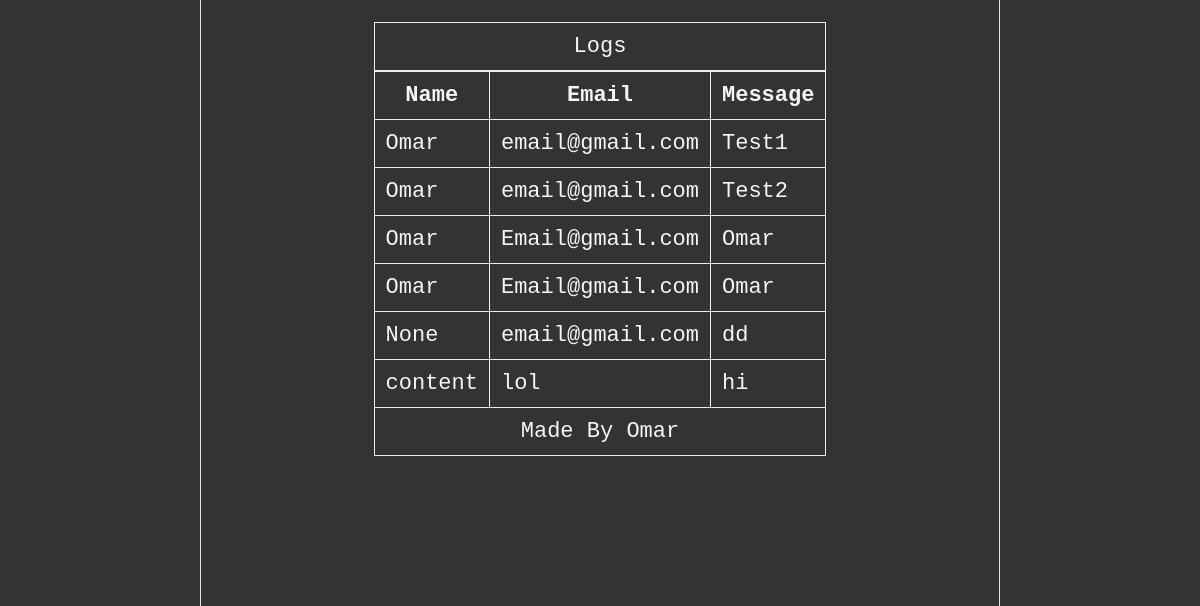
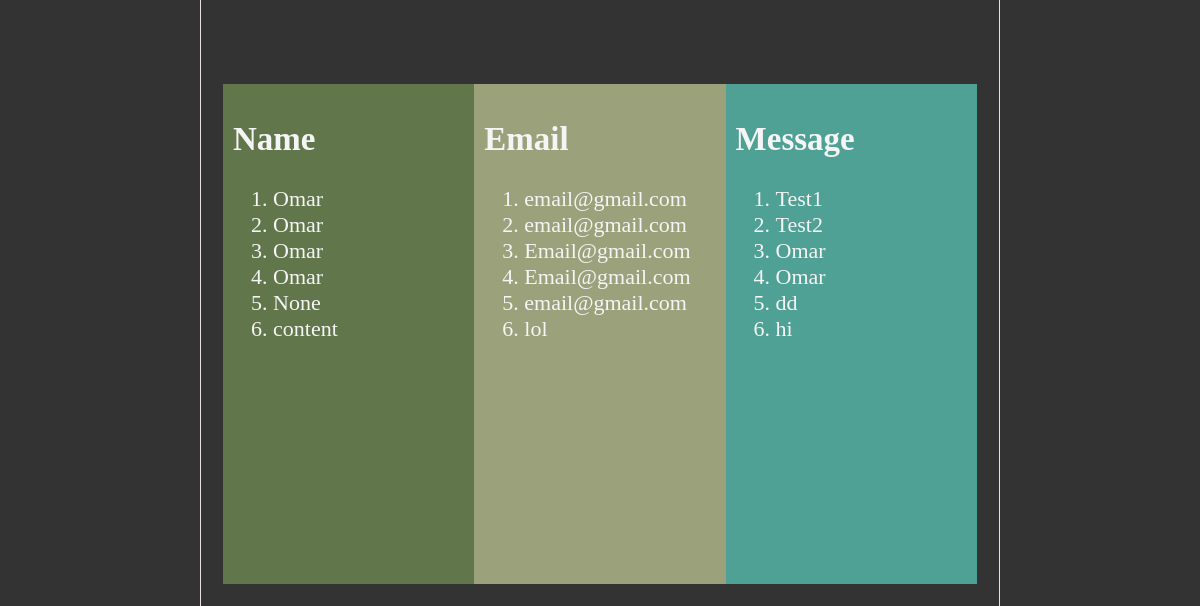
Before: / with the older database file (2 pictures, top to bottom).
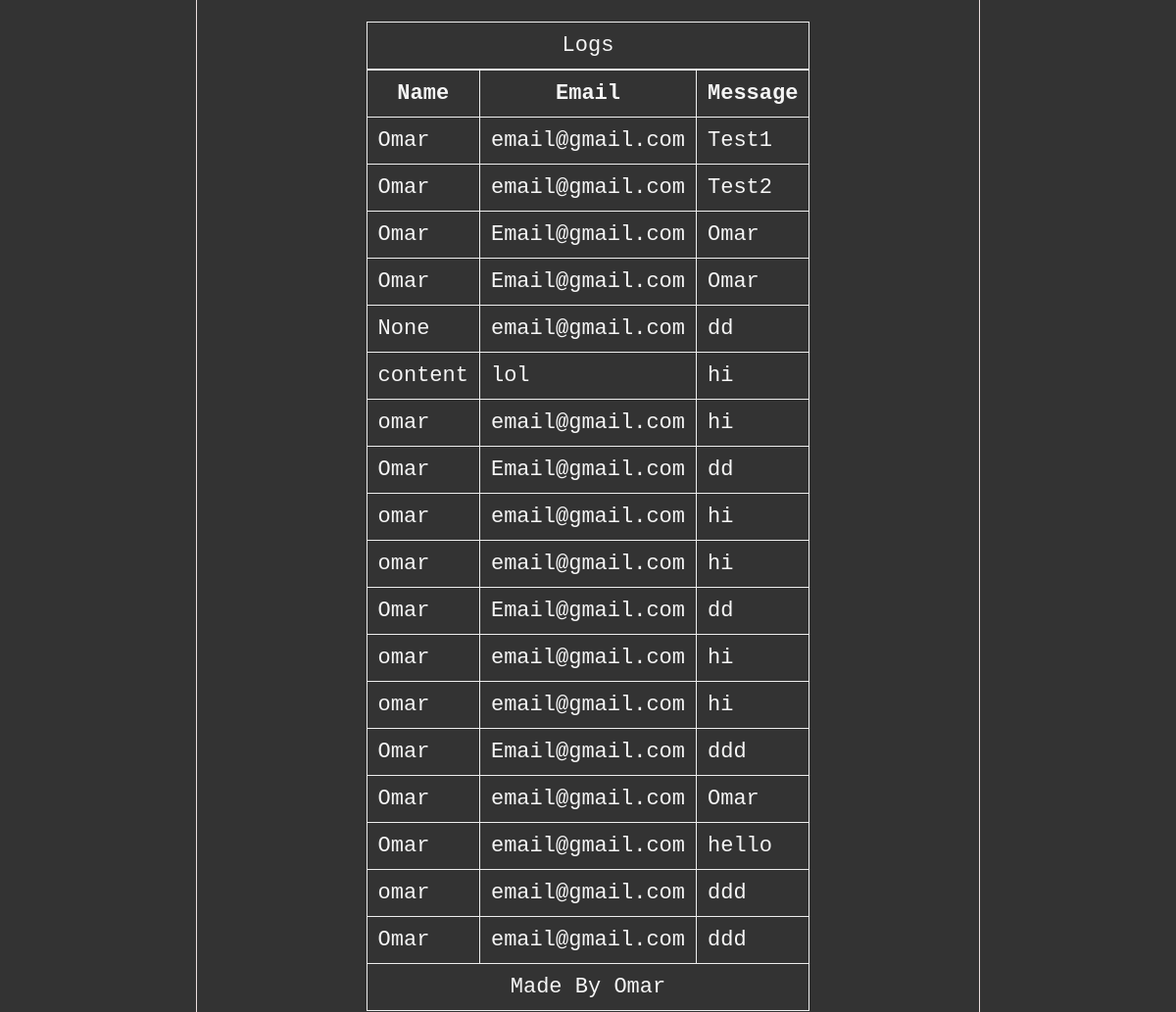
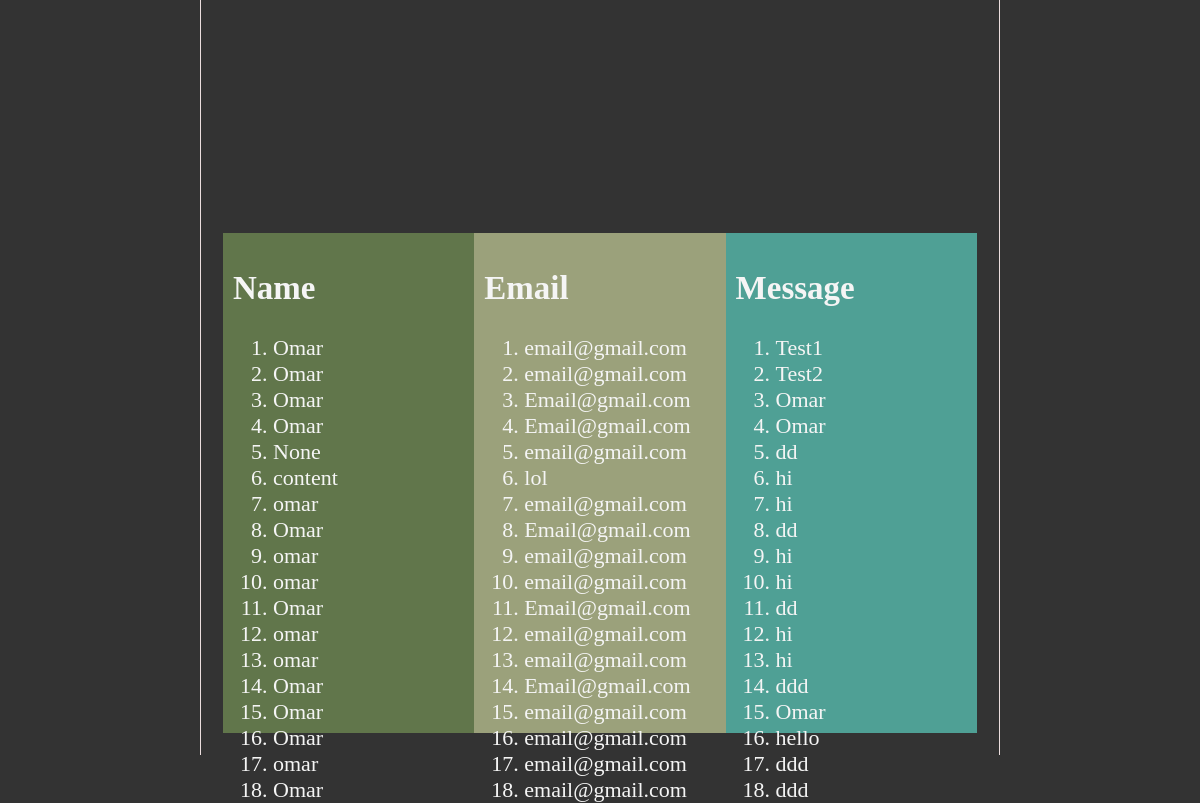
After: the same page with the newer database file (2 pictures, top to bottom).
### website/models.py (models this page shows)
class singleRequest(db.Model):
    id = db.Column(db.Integer, primary_key=True)
    date = db.Column(db.DateTime(timezone=True), default=func.now())
    email = db.Column(db.String(20000))
    name = db.Column(db.String(20000))
    message = db.Column(db.String(20000))

### website/views.py (the view, shortened to what this page needs)
@views.route('/', methods=['GET', 'POST'])
def home():
    if request.method == "GET":
        return render_template("base.html", query=singleRequest.query.all())

### website/templates/base.html (shortened to what this page needs)
<!DOCTYPE html>
<html lang="en">
  <head>
    <link rel="stylesheet" href="{{ url_for('static', filename='css/main.css') }}">
  </head>
  <body>
    <table align="center">
      <caption>Logs</caption>
      <thead>
          <tr>
              <th>Name</th>
              <th>Email</th>
              <th>Message</th>
          </tr>
      </thead>
      <tbody>
        {% for info in query %}
          <tr>
              <td>{{info.name}}</td>
              <td>{{info.email}}</td>
              <td>{{info.message}}</td>
          </tr>
        {% endfor %}
      </tbody>
      <tfoot>
          <tr>
              <td colspan="3" align="center">
          Made By Omar
              </td>
          </tr>
      </tfoot>
  </table>
  <br> <br><br><br><br><br><br><br><br>
    <div class="row">
      <div class="column" style="background-color:#61764B;">
        <h2>Name</h2>
        <ol>
          {% for info in query %}
          <li class="list-group-item">{{info.name}}
          </li>
          {% endfor %}
        </ol>
      </div>
      <div class="column" style="background-color:#9BA17B;">
        <h2>Email</h2>
        <ol>
          {% for info in query %}
          <li class="list-group-item">
            {{info.email}}
          </li>
          {% endfor %}
        </ol>
      </div>
      <div class="column" style="background-color:#4FA095;">
        <h2>Message</h2>
        <ol>
          {% for info in query %}
          <li class="list-group-item">{{info.message}}
          </li>
          {% endfor %}
        </ol>
      </div>
    </div>
  </body>
</html>

### website/static/css/main.css (style rules this page uses)
html { font-size: 22px; scroll-behavior: smooth; }
* { box-sizing: border-box; }
.column { float: left; width: 33.33%; padding: 10px; height: 500px; }
.row:after { content: ""; display: table; clear: both; }
body { background-color: #333; color: whitesmoke; min-height: 100vh; max-width: 800px; margin: 0 auto; padding: 1rem; border-left: 1px solid rgb(235, 222, 222); border-right: 1px solid rgb(235, 222, 222); }
table, tr, th, td, caption { border: 1px solid #eee; font-family: 'Courier New', Courier, monospace; border-collapse: collapse; padding: 0.5rem; }

Changed rows visible on the page:
added singleRequest: name "omar", email "email@gmail.com", message "hi"
added singleRequest: name "Omar", email "Email@gmail.com", message "dd"
added singleRequest: name "omar", email "email@gmail.com", message "hi"
added singleRequest: name "omar", email "email@gmail.com", message "hi"
added singleRequest: name "Omar", email "Email@gmail.com", message "dd"
added singleRequest: name "omar", email "email@gmail.com", message "hi"
added singleRequest: name "omar", email "email@gmail.com", message "hi"
added singleRequest: name "Omar", email "Email@gmail.com", message "ddd"
added singleRequest: name "Omar", email "email@gmail.com", message "Omar"
added singleRequest: name "Omar", email "email@gmail.com", message "hello"
added singleRequest: name "omar", email "email@gmail.com", message "ddd"
added singleRequest: name "Omar", email "email@gmail.com", message "ddd"
